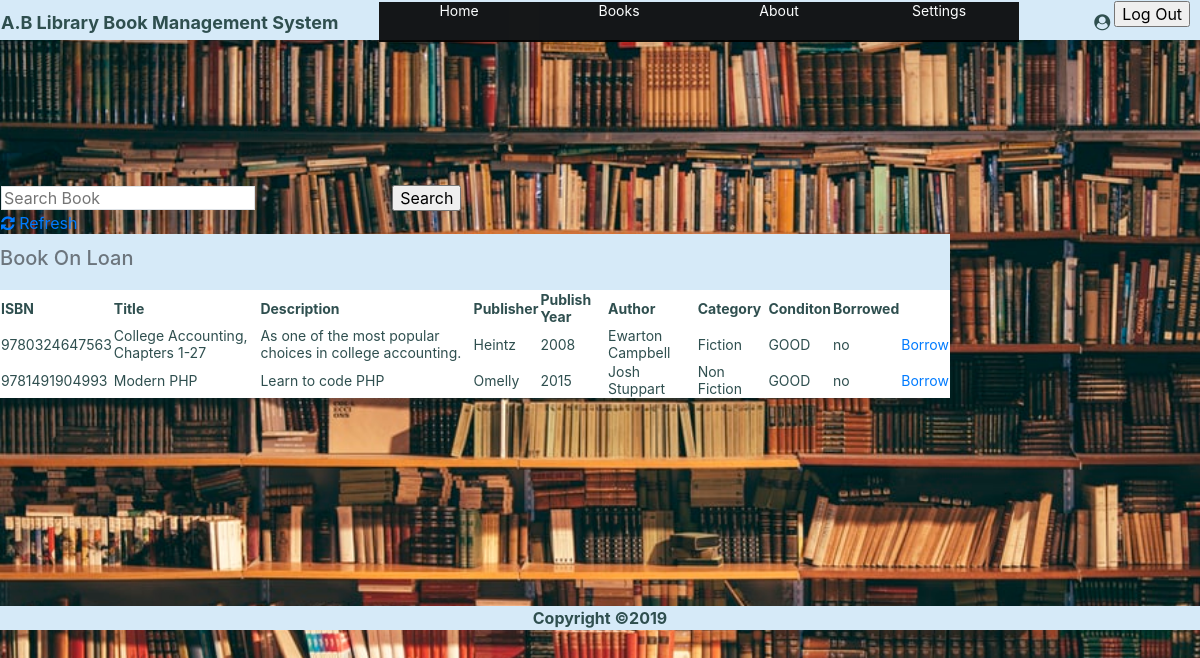
Screenshot of /Booklist2.php with the database file from the repository.
### tables this page shows
CREATE TABLE `book` (
  `id` int(11) NOT NULL,
  `isbn` varchar(35) NOT NULL,
  `title` varchar(100) NOT NULL,
  `description` varchar(255) NOT NULL,
  `publisher` varchar(55) NOT NULL,
  `pubyear` year(4) NOT NULL,
  `author` varchar(55) NOT NULL,
  `category` varchar(55) NOT NULL,
  `condition1` varchar(255) NOT NULL,
  `returndate` date NOT NULL,
  `userid` varchar(12) NOT NULL,
  `borrow` varchar(4) NOT NULL
);

### Booklist2.php (the view, shortened to what this page needs)
<html>
    <link rel="stylesheet" href="https://maxcdn.bootstrapcdn.com/bootstrap/4.0.0/css/bootstrap.min.css">
<link href="https://stackpath.bootstrapcdn.com/font-awesome/4.7.0/css/font-awesome.min.css" rel="stylesheet">
    <?php
    if (isset($_POST['searchbtn']))
    {
        $value=$_POST['search'];
        $sql="SELECT * FROM `book` WHERE CONCAT (`isbn`,`title`,`description`,`publisher`,`pubyear`,`author`,`category`,`condition1`) LIKE '%".$value."%'";
$result=filterTable($sql);
    }
    else
    {
        $sql="SELECT * FROM `book`";
        $result=filterTable($sql);
    }
    function filterTable($sql)
    {
        $connect=mysqli_connect("localhost","root","","library");
        $filter_Result=mysqli_query($connect, $sql);
        return $filter_Result;
    }
    ?>
   <?php
 include "Session.php";
?>
<body >
<br><br><br><br><br>
<form action="Booklist2.php" method="POST">
    <br>
 <table width="500px">
     <tr>
       <td><input type=text class="border" name="search" placeholder="Search Book"></td><td><input type=submit class="Submit"  name="searchbtn" value="Search">
        </td>
         </tr>
     <tr><td ><a href="Booklist2.php"><i class="fa fa-refresh" aria-hidden="true"></i> Refresh</a></td></tr>
     </table>
  <table class="t-view">
    <caption style="caption-side: top;" ><h5>Book On Loan</h5></caption>
<tr>
    <th>ISBN</th>
    <th>Title</th>
    <th>Description</th>
    <th>Publisher</th>
    <th>Publish Year</th>
     <th>Author</th>
      <th>Category</th>
        <th>Conditon</th>
     <th>Borrowed</th>
</tr>
    <?php while($row=mysqli_fetch_array($result)) { ?>
        <tr>
          <td class="td-view"><?php echo $row['isbn'];?></td>
        <td class="td-view"><?php echo $row['title'];?></td>
         <td class="td-view"><?php echo $row['description'];?></td>
             <td class="td-view"><?php echo $row['publisher'];?></td>
            <td class="td-view" ><?php echo $row['pubyear'];?></td>
             <td class="td-view" ><?php echo $row['author'];?></td>
             <td class="td-view" ><?php echo $row['category'];?></td>
             <td class="td-view" ><?php echo $row['condition1'];?></td>
           <td class="td-view" ><?php echo $row['borrow'];?></td>
            <td><a href="Borrowbook.php?id=<?php echo $row['id'];?>">Borrow</a></td>
        </tr>
        <?php }?>
</table>
    </form>
</body>
    <br><br><br><br><br><br><br><br>
    <footer ><b>Copyright &copy;2019</b></footer>
</html>

### rows the page displays
book: isbn "9780324647563", title "College Accounting, Chapters 1-27", description "As one of the most popular choices in college accounting.", publisher "Heintz", pubyear "2008", author "Ewarton Campbell", category "Fiction", condition1 "GOOD", borrow "no"
book: isbn "9781491904993", title "Modern PHP", description "Learn to code PHP", publisher "Omelly", pubyear "2015", author "Josh Stuppart", category "Non Fiction", condition1 "GOOD", borrow "no"
